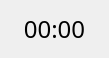
<?xml version="1.0" encoding="UTF-8"?>
<ui version="4.0">
 <class>MainWindow</class>
 <widget class="QMainWindow" name="MainWindow">
  <property name="geometry">
   <rect>
    <x>0</x>
    <y>0</y>
    <width>109</width>
    <height>58</height>
   </rect>
  </property>
  <property name="windowTitle">
   <string>MainWindow</string>
  </property>
  <widget class="QWidget" name="centralWidget">
   <layout class="QHBoxLayout" name="horizontalLayout">
    <item>
     <widget class="QLabel" name="label">
      <property name="font">
       <font>
        <family>宋体</family>
        <pointsize>18</pointsize>
       </font>
      </property>
      <property name="text">
       <string>00:00</string>
      </property>
      <property name="alignment">
       <set>Qt::AlignCenter</set>
      </property>
     </widget>
    </item>
   </layout>
  </widget>
 </widget>
 <layoutdefault spacing="6" margin="11"/>
 <resources/>
 <connections/>
</ui>
